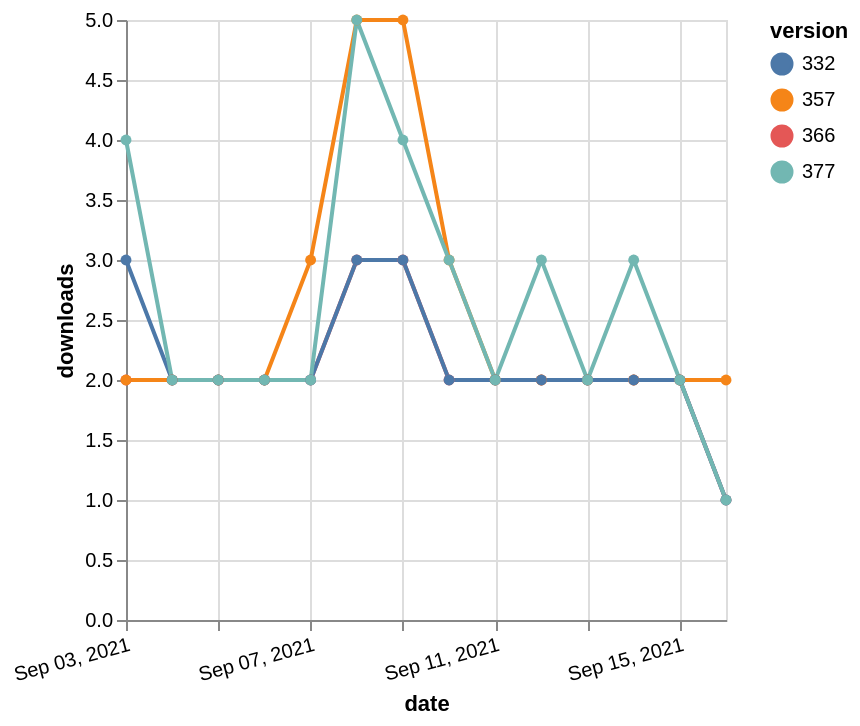

The specification (Vega-Lite) saved for this image:
### Vega-Lite specification from a JSON file in a GitHub repository (floating-point values rounded to 4 significant figures)
{"$schema": "https://vega.github.io/schema/vega-lite/v5.json", "description": "A simple bar chart with embedded data.", "data": {"values": [{"date": "2021-09-03", "total": 2349, "delta": 2, "version": "366"}, {"date": "2021-09-04", "total": 2351, "delta": 2, "version": "366"}, {"date": "2021-09-05", "total": 2353, "delta": 2, "version": "366"}, {"date": "2021-09-06", "total": 2355, "delta": 2, "version": "366"}, {"date": "2021-09-07", "total": 2357, "delta": 2, "version": "366"}, {"date": "2021-09-08", "total": 2360, "delta": 3, "version": "366"}, {"date": "2021-09-09", "total": 2363, "delta": 3, "version": "366"}, {"date": "2021-09-10", "total": 2365, "delta": 2, "version": "366"}, {"date": "2021-09-11", "total": 2367, "delta": 2, "version": "366"}, {"date": "2021-09-12", "total": 2369, "delta": 2, "version": "366"}, {"date": "2021-09-13", "total": 2371, "delta": 2, "version": "366"}, {"date": "2021-09-14", "total": 2373, "delta": 2, "version": "366"}, {"date": "2021-09-15", "total": 2375, "delta": 2, "version": "366"}, {"date": "2021-09-16", "total": 2376, "delta": 1, "version": "366"}, {"date": "2021-09-03", "total": 2933, "delta": 2, "version": "357"}, {"date": "2021-09-04", "total": 2935, "delta": 2, "version": "357"}, {"date": "2021-09-05", "total": 2937, "delta": 2, "version": "357"}, {"date": "2021-09-06", "total": 2939, "delta": 2, "version": "357"}, {"date": "2021-09-07", "total": 2942, "delta": 3, "version": "357"}, {"date": "2021-09-08", "total": 2947, "delta": 5, "version": "357"}, {"date": "2021-09-09", "total": 2952, "delta": 5, "version": "357"}, {"date": "2021-09-10", "total": 2955, "delta": 3, "version": "357"}, {"date": "2021-09-11", "total": 2957, "delta": 2, "version": "357"}, {"date": "2021-09-12", "total": 2959, "delta": 2, "version": "357"}, {"date": "2021-09-13", "total": 2961, "delta": 2, "version": "357"}, {"date": "2021-09-14", "total": 2963, "delta": 2, "version": "357"}, {"date": "2021-09-15", "total": 2965, "delta": 2, "version": "357"}, {"date": "2021-09-16", "total": 2967, "delta": 2, "version": "357"}, {"date": "2021-09-03", "total": 2788, "delta": 3, "version": "332"}, {"date": "2021-09-04", "total": 2790, "delta": 2, "version": "332"}, {"date": "2021-09-05", "total": 2792, "delta": 2, "version": "332"}, {"date": "2021-09-06", "total": 2794, "delta": 2, "version": "332"}, {"date": "2021-09-07", "total": 2796, "delta": 2, "version": "332"}, {"date": "2021-09-08", "total": 2799, "delta": 3, "version": "332"}, {"date": "2021-09-09", "total": 2802, "delta": 3, "version": "332"}, {"date": "2021-09-10", "total": 2804, "delta": 2, "version": "332"}, {"date": "2021-09-11", "total": 2806, "delta": 2, "version": "332"}, {"date": "2021-09-12", "total": 2808, "delta": 2, "version": "332"}, {"date": "2021-09-13", "total": 2810, "delta": 2, "version": "332"}, {"date": "2021-09-14", "total": 2812, "delta": 2, "version": "332"}, {"date": "2021-09-15", "total": 2814, "delta": 2, "version": "332"}, {"date": "2021-09-16", "total": 2815, "delta": 1, "version": "332"}, {"date": "2021-09-03", "total": 2145, "delta": 4, "version": "377"}, {"date": "2021-09-04", "total": 2147, "delta": 2, "version": "377"}, {"date": "2021-09-05", "total": 2149, "delta": 2, "version": "377"}, {"date": "2021-09-06", "total": 2151, "delta": 2, "version": "377"}, {"date": "2021-09-07", "total": 2153, "delta": 2, "version": "377"}, {"date": "2021-09-08", "total": 2158, "delta": 5, "version": "377"}, {"date": "2021-09-09", "total": 2162, "delta": 4, "version": "377"}, {"date": "2021-09-10", "total": 2165, "delta": 3, "version": "377"}, {"date": "2021-09-11", "total": 2167, "delta": 2, "version": "377"}, {"date": "2021-09-12", "total": 2170, "delta": 3, "version": "377"}, {"date": "2021-09-13", "total": 2172, "delta": 2, "version": "377"}, {"date": "2021-09-14", "total": 2175, "delta": 3, "version": "377"}, {"date": "2021-09-15", "total": 2177, "delta": 2, "version": "377"}, {"date": "2021-09-16", "total": 2178, "delta": 1, "version": "377"}]}, "width": "container", "mark": {"type": "line", "point": {"filled": true}}, "encoding": {"x": {"field": "date", "type": "temporal", "timeUnit": "yearmonthdate", "title": "date", "axis": {"labelAngle": -15}}, "y": {"field": "delta", "type": "quantitative", "title": "downloads"}, "color": {"field": "version", "type": "nominal"}, "tooltip": {"field": "delta"}}}
